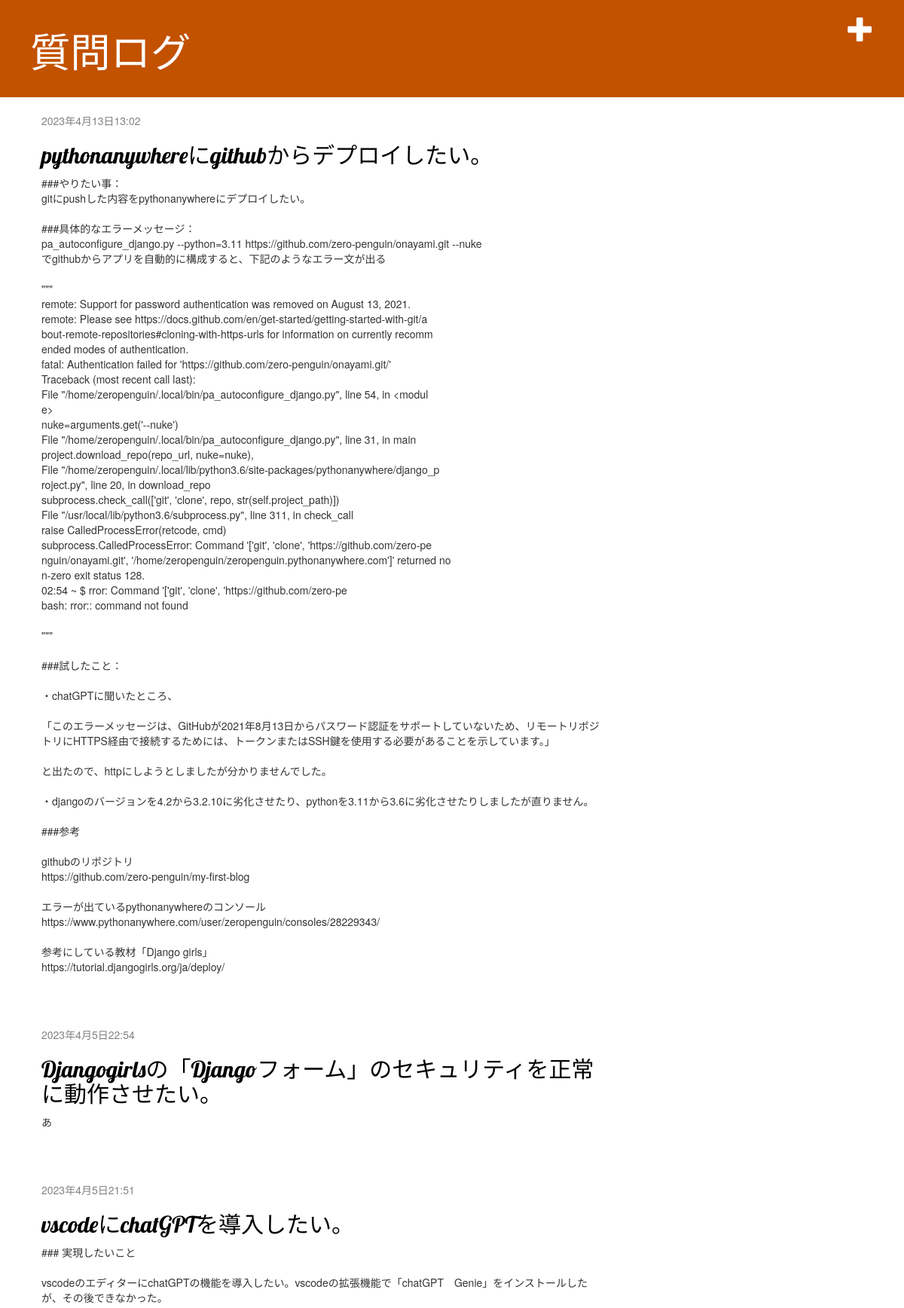
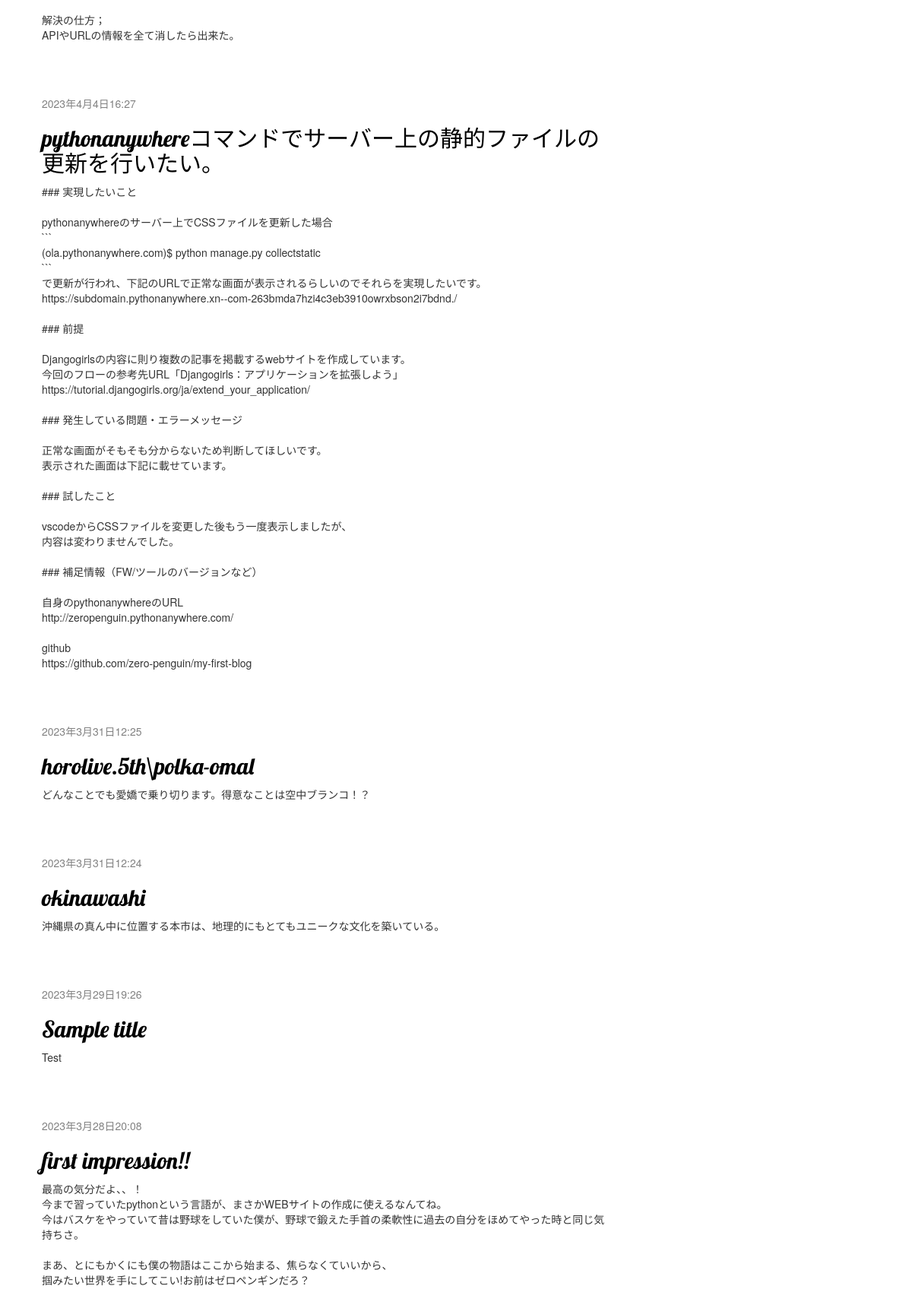
The page / on the database its author committed (2 pictures, top to bottom).
### blog/models.py (models this page shows, shortened)
class Post(models.Model):
    author = models.ForeignKey(settings.AUTH_USER_MODEL, on_delete=models.CASCADE)
    title = models.CharField(max_length=200)
    text = models.TextField()
    created_date = models.DateTimeField(default=timezone.now)
    published_date = models.DateTimeField(blank=True, null=True)

### blog/views.py (the view)
# urls.py: path("", views.post_list, name="post_list"),
def post_list(request):
    posts = Post.objects.filter(published_date__lte=timezone.now()).order_by('-published_date')
    return render(request, 'blog/post_list.html', {'posts': posts})

### blog/templates/blog/post_list.html
{% extends 'blog/base.html' %}
{% block content %}
    {% for post in posts %}
        <div class="post">
            <div class="date">
                {{ post.published_date }}
            </div>
            <h2><a href="{% url 'post_detail' pk=post.pk %}">{{ post.title }}</a></h2>
            <p>{{ post.text|linebreaksbr }}</p>
        </div>
    {% endfor %}
{% endblock %}

### blog/static/blog.css (style rules this page uses)
h1, h2, h3, h4 { font-family: 'Lobster', cursive; }
.date { color: #828282; }
.post { margin-bottom: 70px; }
.post h2 a, .post h2 a:visited { color: #000000; }

### rows shown on the page
Post: published_date "2023年4月13日13:02", title "pythonanywhereにgithubからデプロイしたい。", text "###やりたい事： gitにpushした内容をpythonanywhereにデプロイしたい。 ###具体的なエラーメッセージ： pa_autoconfigure_django.py --python=3.11 https://github.com/zero-penguin/onayami.git --nuke でgithubからアプリを自動的に構成すると、下記のようなエラー文が出る \"\"\" remote: Support for password authentication was removed on August 13, 2021. remote: Please see https://docs.github.com/en/get-started/getting-started-with-git/a bout-remote-repositories#cloning-with-https-urls for information on currently recomm ended modes of authentication. fatal: Authentication failed for 'https://github.com/zero-penguin/onayami.git/' Traceback (most recent call last): File \"/home/zeropenguin/.local/bin/pa_autoconfigure_django.py\", line 54, in <modul e>…"
Post: published_date "2023年4月5日22:54", title "Djangogirlsの「Djangoフォーム」のセキュリティを正常に動作させたい。", text "あ"
Post: published_date "2023年4月5日21:51", title "vscodeにchatGPTを導入したい。", text "### 実現したいこと vscodeのエディターにchatGPTの機能を導入したい。vscodeの拡張機能で「chatGPT Genie」をインストールしたが、その後できなかった。 解決の仕方； APIやURLの情報を全て消したら出来た。"
Post: published_date "2023年4月4日16:27", title "pythonanywhereコマンドでサーバー上の静的ファイルの更新を行いたい。", text "### 実現したいこと pythonanywhereのサーバー上でCSSファイルを更新した場合 ``` (ola.pythonanywhere.com)$ python manage.py collectstatic ``` で更新が行われ、下記のURLで正常な画面が表示されるらしいのでそれらを実現したいです。 https://subdomain.pythonanywhere.xn--com-263bmda7hzi4c3eb3910owrxbson2i7bdnd./ ### 前提 Djangogirlsの内容に則り複数の記事を掲載するwebサイトを作成しています。 今回のフローの参考先URL「Djangogirls：アプリケーションを拡張しよう」 https://tutorial.djangogirls.org/ja/extend_your_application/ ### 発生している問題・エラーメッセージ 正常な画面がそもそも分からないため判断してほしいです。 表示された画面は下記に載せています。 ### 試したこと vscodeからCSSファイルを変更した後もう一度表示しましたが、 内容は変わりませんでした。 ### 補足情報（FW/ツールのバージョンなど） 自身のpythonanywhereのURL http://zeropenguin.pythonanywhere.com/ github https://github.com/zero-penguin/my-first-blog"
Post: published_date "2023年3月31日12:25", title "horolive.5th\\polka-omal", text "どんなことでも愛嬌で乗り切ります。得意なことは空中ブランコ！？"
Post: published_date "2023年3月31日12:24", title "okinawashi", text "沖縄県の真ん中に位置する本市は、地理的にもとてもユニークな文化を築いている。"
Post: published_date "2023年3月29日19:26", title "Sample title", text "Test"
Post: published_date "2023年3月28日20:08", title "first impression!!", text "最高の気分だよ、、！ 今まで習っていたpythonという言語が、まさかWEBサイトの作成に使えるなんてね。 今はバスケをやっていて昔は野球をしていた僕が、野球で鍛えた手首の柔軟性に過去の自分をほめてやった時と同じ気持ちさ。 まあ、とにもかくにも僕の物語はここから始まる、焦らなくていいから、 掴みたい世界を手にしてこい!お前はゼロペンギンだろ？"
